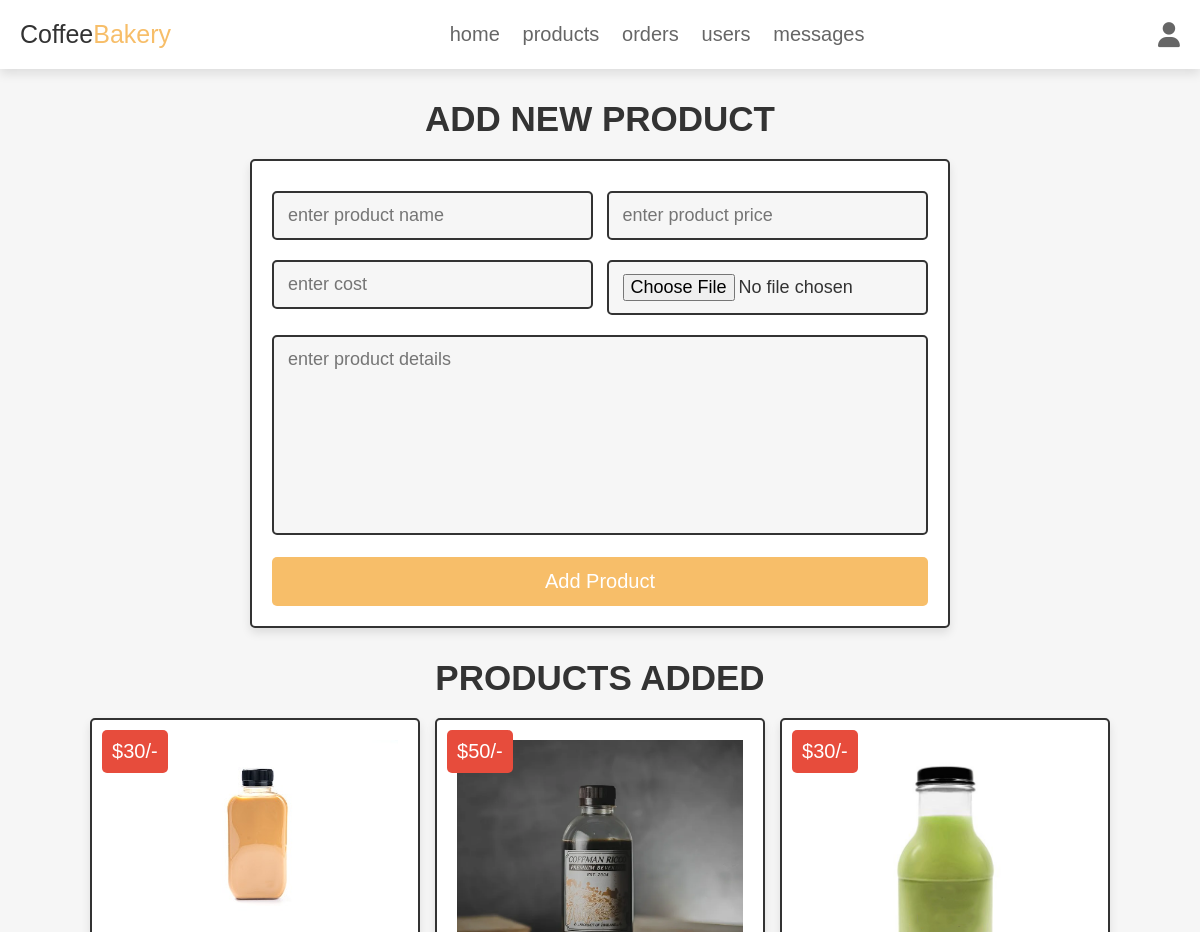
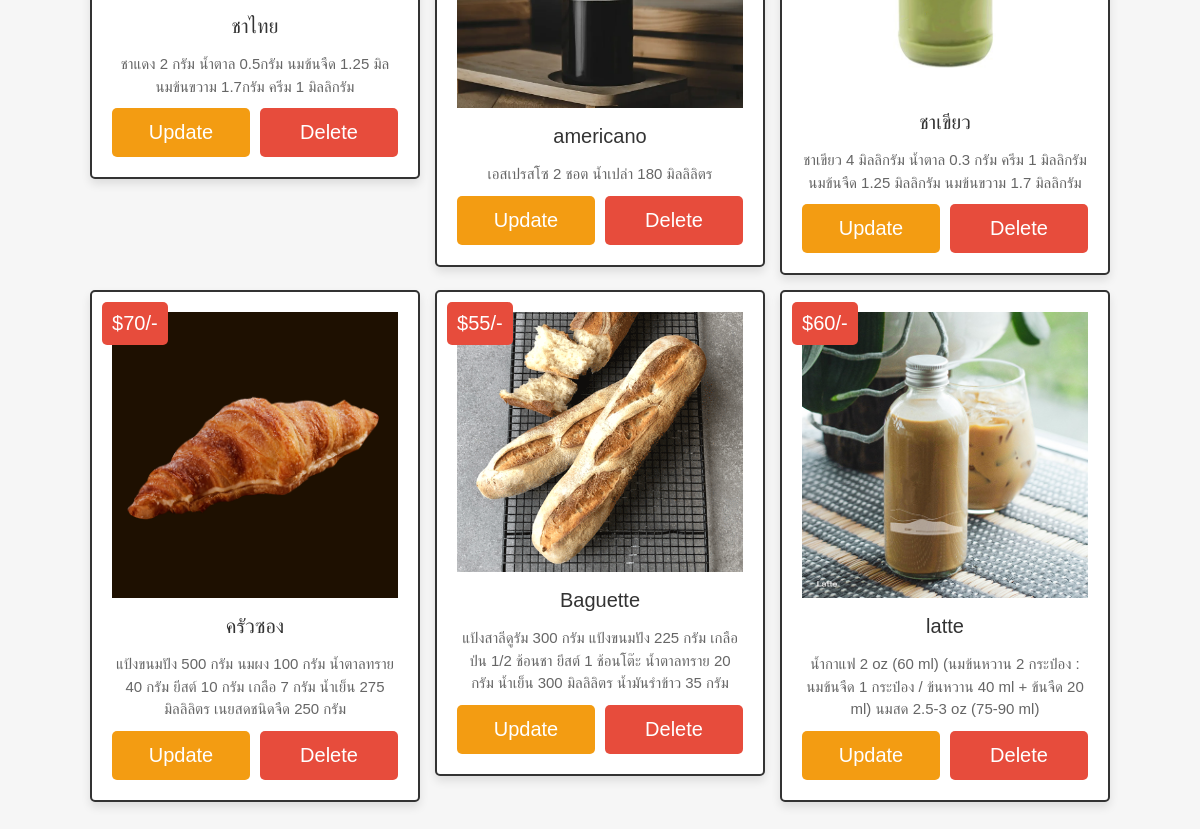
The app's page /admin_products.php (signed in) with its own data (2 pictures, top to bottom).
### tables this page shows
CREATE TABLE `products` (
  `id` int(100) NOT NULL,
  `name` varchar(100) NOT NULL,
  `details` varchar(500) NOT NULL,
  `price` int(100) NOT NULL,
  `image` varchar(100) NOT NULL,
  `cost` int(100) NOT NULL
);

### admin_products.php (the view, shortened to what this page needs)
<?php
@include 'config.php';
?>
<!DOCTYPE html>
<html lang="en">
<head>
   <link rel="stylesheet" href="https://cdnjs.cloudflare.com/ajax/libs/font-awesome/6.1.1/css/all.min.css">
   <link rel="stylesheet" href="css/admin_style.css">
</head>
<body>
<?php include 'admin_header.php'; ?>
<section class="add-products">
   <h1 class="title">add new product</h1>
   <form action="" method="POST" enctype="multipart/form-data">
      <div class="flex">
         <div class="inputBox">
         <input type="text" name="name" class="box" required placeholder="enter product name">
         <input type="number" name="cost" class="box" required placeholder="enter cost">
         </div>
         <div class="inputBox">
         <input type="number" min="0" name="price" class="box" required placeholder="enter product price">
         <input type="file" name="image" required class="box" accept="image/jpg, image/jpeg, image/png">
         </div>
      </div>
      <textarea name="details" class="box" required placeholder="enter product details" cols="30" rows="10"></textarea>
      <input type="submit" class="btn" value="add product" name="add_product">
   </form>
</section>
<section class="show-products">
   <h1 class="title">products added</h1>
   <div class="box-container">
   <?php
      $show_products = $conn->prepare("SELECT * FROM `products`");
      $show_products->execute();
      if($show_products->rowCount() > 0){
         while($fetch_products = $show_products->fetch(PDO::FETCH_ASSOC)){
   ?>
   <div class="box">
      <div class="price">$<?= $fetch_products['price']; ?>/-</div>
      <img src="uploaded_img/<?= $fetch_products['image']; ?>" alt="">
      <div class="name"><?= $fetch_products['name']; ?></div>
      <div class="details"><?= $fetch_products['details']; ?></div>
      <div class="flex-btn">
         <a href="admin_update_product.php?update=<?= $fetch_products['id']; ?>" class="option-btn">update</a>
         <a href="admin_products.php?delete=<?= $fetch_products['id']; ?>" class="delete-btn" onclick="return confirm('delete this product?');">delete</a>
      </div>
   </div>
   <?php
      }
   }else{
      echo '<p class="empty">now products added yet!</p>';
   }
   ?>
   </div>
</section>
</body>
</html>

### admin_header.php (shortened to what this page needs)
<header class="header">
   <div class="flex">
      <a href="admin_page.php" class="logo">Coffee<span>Bakery</span></a>
      <nav class="navbar">
         <a href="admin_page.php">home</a>
         <a href="admin_products.php">products</a>
         <a href="admin_orders.php">orders</a>
         <a href="admin_users.php">users</a>
         <a href="admin_contacts.php">messages</a>
      </nav>
      <div class="icons">
         <div id="user-btn" class="fas fa-user"></div>
      </div>
   </div>
</header>

### css/admin_style.css (style rules this page uses)
.add-products form { max-width: 70rem; padding:2rem; margin:0 auto; text-align: center; border:var(--border); box-shadow: var(--box-shadow); background-color: var(--white); border-radius: .5rem; }
.add-products form .flex { display: flex; justify-content: space-between; flex-wrap: wrap; }
.add-products form .flex .inputBox { width: 49%; }
.add-products form .box { width: 100%; margin:1rem 0; padding:1.2rem 1.4rem; font-size: 1.8rem; color:var(--black); border-radius: .5rem; background-color: var(--light-bg); border:var(--border); }
.add-products form textarea { height: 20rem; resize: none; }
.show-products { padding-top: 0; }
.show-products .box-container { display: grid; grid-template-columns: repeat(auto-fit, 33rem); gap:1.5rem; align-items: flex-start; justify-content:center; }
.show-products .box-container .box { text-align: center; border:var(--border); box-shadow: var(--box-shadow); background-color: var(--white); border-radius: .5rem; padding:2rem; position: relative; }
.show-products .box-container .box .price { position: absolute; top:1rem; left:1rem; padding:1rem; font-size: 2rem; color:var(--white); background-color: var(--red); border-radius: .5rem; }
.show-products .box-container .box img { width: 100%; margin-bottom: 1rem; }
.show-products .box-container .box .name { margin:.5rem 0; font-size: 2rem; color:var(--black); }
.show-products .box-container .box .details { padding-top: 1rem; font-size: 1.5rem; line-height: 1.5; color:var(--light-color); }

### css/components.css (style rules this page uses)
:root { ---green: rgb(247, 190, 105); --orange:#f39c12; --red:#e74c3c; --black:#333; --light-color:#666; --white:#fff; --light-bg:#f6f6f6; --border:.2rem solid var(--black); --box-shadow:0 .5rem 1rem rgba(0,0,0,.1); }
* { font-family: 'Rubik', sans-serif; margin:0; padding:0; box-sizing: border-box; outline: none; border:none; text-decoration: none; color:var(--black); }
body { background-color: var(--light-bg); }
html { font-size: 62.5%; overflow-x: hidden; scroll-behavior: smooth; scroll-padding-top: 6.5rem; }
section { padding:3rem 2rem; max-width: 1200px; margin:0 auto; }
.btn, .delete-btn, .option-btn { display: block; width: 100%; margin-top: 1rem; border-radius: .5rem; color:var(--white); font-size: 2rem; padding:1.3rem 3rem; text-transform: capitalize; cursor: pointer; text-align: center; }
.btn { background-color:rgb(247, 190, 105); }
.delete-btn { background-color: var(--red); }
.option-btn { background-color: var(--orange); }
.flex-btn { display: flex; flex-wrap: wrap; gap:1rem; }
.flex-btn > * { flex:1; }
.title { text-align: center; margin-bottom: 2rem; text-transform: uppercase; color:var(--black); font-size: 3.5rem; }
.header { background: var(--white); position: sticky; top:0; left:0; right:0; z-index: 1000; box-shadow: var(--box-shadow); }
.header .flex { display: flex; align-items: center; justify-content: space-between; padding:2rem; margin: 0 auto; max-width: 1200px; position: relative; }
.header .flex .logo { font-size: 2.5rem; color:var(--black); }
.header .flex .logo span { color:rgb(247, 190, 105); }
.header .flex .navbar a { margin:0 1rem; font-size: 2rem; color:var(--light-color); }
.header .flex .icons > * { font-size: 2.5rem; color:var(--light-color); cursor: pointer; margin-left: 1.5rem; }

### records on screen
products: price "30", image (picture), name "ชาไทย", details "ชาแดง 2 กรัม น้ำตาล 0.5กรัม นมข้นจืด 1.25 มิล นมข้นขวาม 1.7กรัม ครีม 1 มิลลิกรัม"
products: price "50", image (picture), name "americano", details "เอสเปรสโซ 2 ชอต น้ำเปล่า 180 มิลลิลิตร"
products: price "30", image (picture), name "ชาเขียว", details "ชาเขียว 4 มิลลิกรัม น้ำตาล 0.3 กรัม ครีม 1 มิลลิกรัม นมข้นจืด 1.25 มิลลิกรัม นมข้นขวาม 1.7 มิลลิกรัม"
products: price "70", image (picture), name "ครัวซอง", details "แป้งขนมปัง 500 กรัม นมผง 100 กรัม น้ำตาลทราย 40 กรัม ยีสต์ 10 กรัม เกลือ 7 กรัม น้ำเย็น 275 มิลลิลิตร เนยสดชนิดจืด 250 กรัม"
products: price "55", image (picture), name "Baguette", details "แป้งสาลีดูรัม 300 กรัม แป้งขนมปัง 225 กรัม เกลือป่น 1/2 ช้อนชา ยีสต์ 1 ช้อนโต๊ะ น้ำตาลทราย 20 กรัม น้ำเย็น 300 มิลลิลิตร น้ำมันรำข้าว 35 กรัม"
products: price "60", image (picture), name "latte", details "น้ำกาแฟ 2 oz (60 ml) (นมข้นหวาน 2 กระป๋อง : นมข้นจืด 1 กระป๋อง / ข้นหวาน 40 ml + ข้นจืด 20 ml) นมสด 2.5-3 oz (75-90 ml)"
